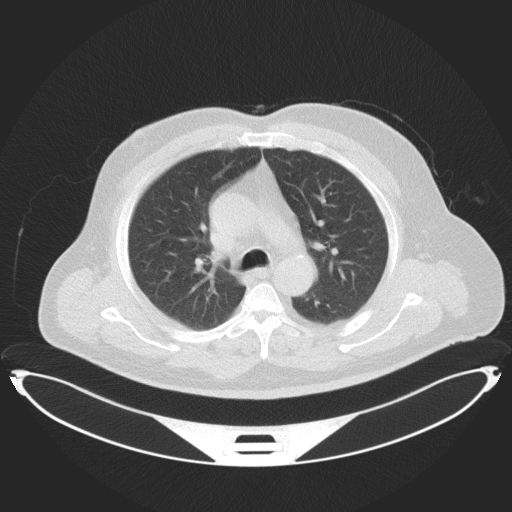
#> input picture Dataset/Raw/Normal case (129).jpg, 512 x 512 px, found by its file name; its folder holds only this picture in this run
$ python process2.py
#> lines starting #> are read from the running program, lines starting #| are printed output that depends on the picture; after the words box and inside, x2 and y2 are one past the last pixel; in counts of white or black regions, pixels touching at a corner belong together
#> further down, img is the input picture: shape (512, 512); min 37, max 255, mean 102.7
import os
import cv2
import numpy as np

# Set the input and output directories
input_dir = 'F:/DeepLearning/Dataset/Normal cases/Raw'
output_dir = 'F:/DeepLearning/Dataset/Normal cases/Processed2'

# Create the output directory if it doesn't exist
if not os.path.exists(output_dir):
    os.makedirs(output_dir)

def normalize(image):
    lung_range = (-1000, 400)
    image = np.clip(image, *lung_range)
    image = (image - lung_range[0]) / (lung_range[1] - lung_range[0])
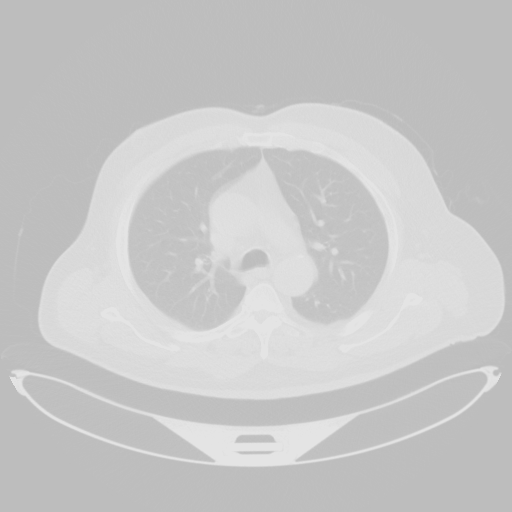
#> image: shape (512, 512) float64; min 0.741, max 0.896, mean 0.788
    image = (image * 255).astype(np.uint8)
    return image

# Loop over all files in the input directory
for filename in os.listdir(input_dir):
    # Check if the file is an image
    if filename.endswith(".jpg") or filename.endswith(".png"):
        # Load the image
        img_path = os.path.join(input_dir, filename)
        img = cv2.imread(img_path, cv2.IMREAD_GRAYSCALE)

        # Normalize the image
        normalized = normalize(img)

        # Enhance the quality of the image
        equalized = cv2.equalizeHist(normalized)
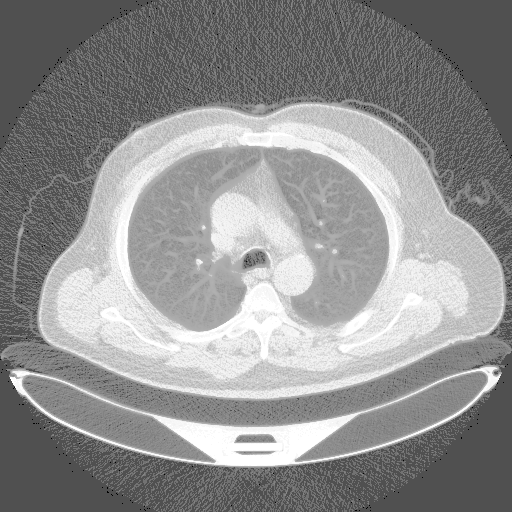
#> equalized: shape (512, 512); min 0, max 255, mean 144.3

        # Threshold to plot the lungs
        _, thresholded = cv2.threshold(equalized, 190, 255, cv2.THRESH_BINARY)
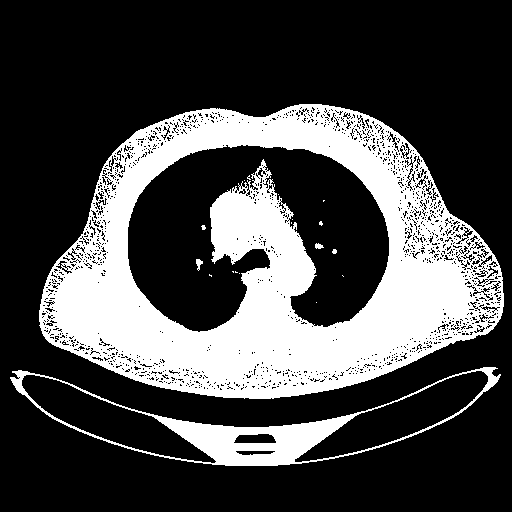
#> thresholded: shape (512, 512); 28% white; 21 white regions (16 under 20 px), largest, box (x1, y1, x2, y2) and area: (39, 104, 504, 399) 66390, (10, 367, 501, 466) 6951, (196, 259, 203, 271) 47, (315, 243, 324, 249) 37, (332, 249, 337, 254) 20

        # Morphological closing and opening
        kernel = cv2.getStructuringElement(cv2.MORPH_ELLIPSE, (5, 5))
        closed = cv2.morphologyEx(thresholded, cv2.MORPH_CLOSE, kernel)
#> closed: shape (512, 512); 30.4% white; 14 white regions (9 under 20 px), largest, box (x1, y1, x2, y2) and area: (39, 104, 504, 399) 72454, (10, 367, 501, 466) 7120, (196, 259, 203, 271) 50, (315, 243, 324, 249) 37, (332, 249, 337, 254) 20
        opened = cv2.morphologyEx(closed, cv2.MORPH_OPEN, kernel)
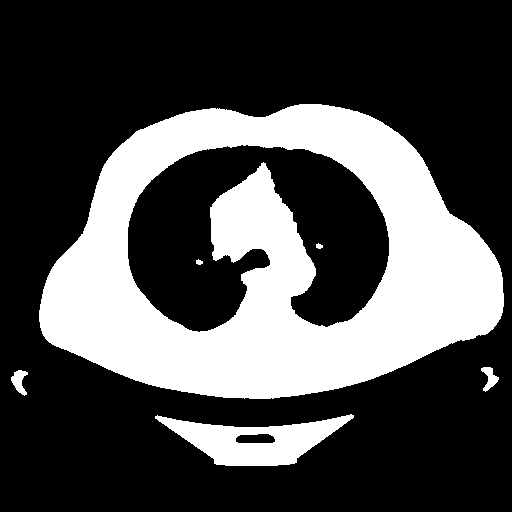
#> opened: shape (512, 512); 29.8% white; 6 white regions, box (x1, y1, x2, y2) and area: (39, 104, 504, 399) 72413, (155, 414, 354, 466) 5114, (11, 370, 28, 396) 243, (481, 367, 499, 392) 220, (316, 243, 323, 249) 30, (196, 259, 203, 265) 30

        # Remove small obstacles
        _, labels, stats, _ = cv2.connectedComponentsWithStats(opened)
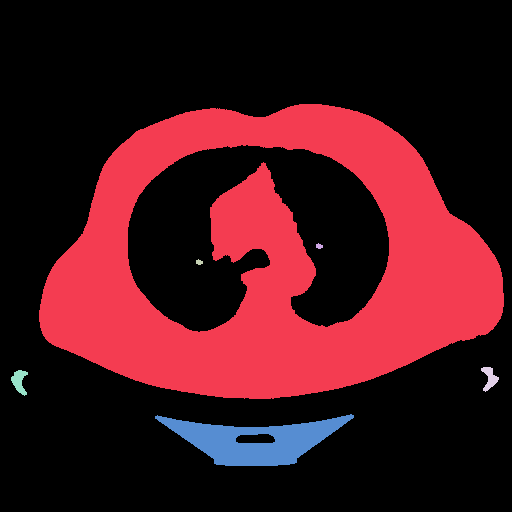
#> labels: shape (512, 512) int32; 7 distinct labels, from 0 to 6; one colour per label, 0 black
#> stats = [[0, 0, 512, 512, 184094], [39, 104, 465, 295, 72413], [316, 243, 7, 6, 30], [196, 259, 7, 6, 30], [481, 367, 18, 25, 220], [11, 370, 17, 26, 243], [155, 414, 199, 52, 5114]]
        sizes = stats[:, -1]
#> sizes = [184094, 72413, 30, 30, 220, 243, 5114]
        max_label = 1 + np.argmax(sizes[1:])
#> max_label = 1
        cleaned = np.zeros_like(opened)
        cleaned[labels == max_label] = 255

        # Find contours
        contours, hierarchy = cv2.findContours(cleaned, cv2.RETR_TREE, cv2.CHAIN_APPROX_SIMPLE)

        # Create a black mask image to draw contour on it
        mask = np.zeros_like(img)

        # Draw contours of the lungs on the mask image
        mask_contours = cv2.drawContours(mask, contours, -1, (255, 255, 255), cv2.FILLED)
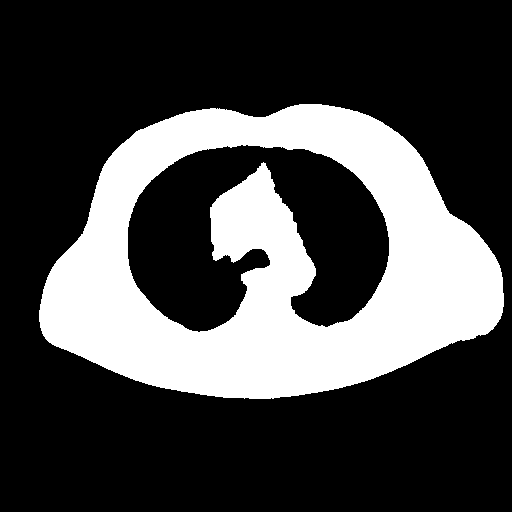
#> mask: shape (512, 512); 27.6% white; 1 white region

        # Find contours of the mask to plot only the lungs
        lung_contours, _ = cv2.findContours(mask_contours, cv2.RETR_EXTERNAL, cv2.CHAIN_APPROX_SIMPLE)

        # Create a copy of the input image to plot the lung
        lung_img = cv2.cvtColor(cv2.imread(img_path), cv2.COLOR_BGR2RGB)

        # Draw contours of the lungs on the copy of the input image
        cv2.drawContours(lung_img, lung_contours, -1, (0, 255, 0), 2)
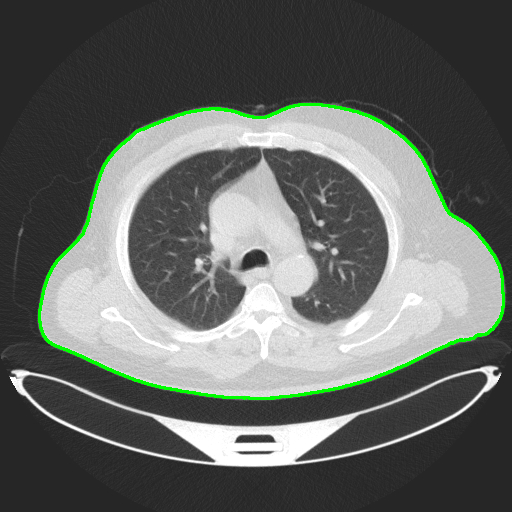
#> lung_img: shape (512, 512, 3); 1.61% of pixels changed, all inside (x1, y1, x2, y2) = (38, 103, 505, 400)

        # Save the output image with the same filename as the input image
        output_path = os.path.join(output_dir, filename.replace(".jpg", "") + "_mask.jpg")
        cv2.imwrite(output_path, lung_img)

$ run again, on Dataset/Raw/Normal case (151).jpg
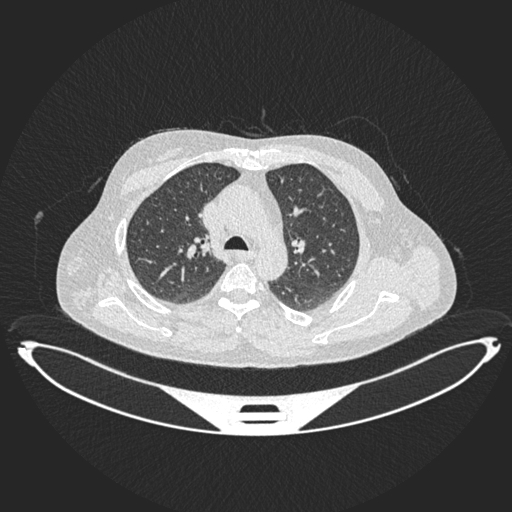
#> input picture Dataset/Raw/Normal case (151).jpg, 512 x 512 px, found by its file name
#> img is the input picture: shape (512, 512); min 37, max 255, mean 88.3
#> thresholded: shape (512, 512); 25.4% white; 193 white regions (174 under 20 px), largest, box (x1, y1, x2, y2) and area: (56, 128, 457, 369) 56222, (17, 336, 501, 436) 8517, (286, 227, 320, 278) 408
#> closed: shape (512, 512); 26% white; 112 white regions (96 under 20 px), largest, box (x1, y1, x2, y2) and area: (56, 128, 457, 369) 58332, (17, 336, 501, 436) 8634, (286, 196, 312, 219) 174
#> opened: shape (512, 512); 25% white; 22 white regions (7 under 20 px), largest, box (x1, y1, x2, y2) and area: (56, 128, 457, 369) 57622, (138, 378, 361, 436) 5482, (48, 377, 129, 417) 363
#> `_, labels, stats, _ = cv2.connectedComponentsWithStats(opened)`:
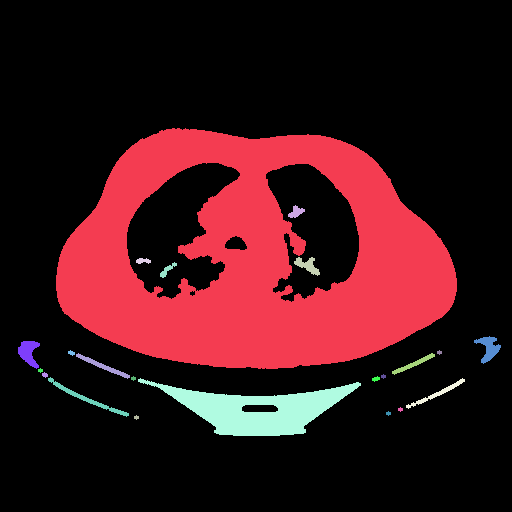
#> labels: shape (512, 512) int32; 23 distinct labels, from 0 to 22; one colour per label, 0 black
#> stats = 23 rows, first 6: [0, 0, 512, 512, 196572], [56, 128, 401, 241, 57622], [288, 205, 17, 13, 119], [294, 257, 26, 19, 226], [136, 258, 15, 6, 63], [160, 262, 17, 16, 93]
#> sizes = 23 values, max 196572 at index 0, min 17 at index 9, mean 11397.6
#> max_label = 1
#> mask: shape (512, 512); 22% white; 1 white region
#> `cv2.drawContours(lung_img, lung_contours, -1, (0, 255, 0), 2)`:
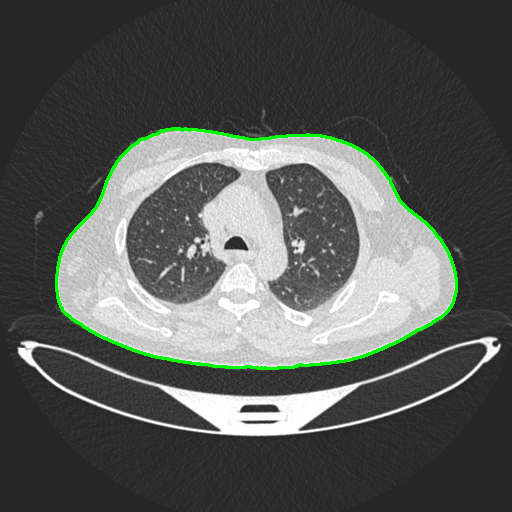
#> lung_img: shape (512, 512, 3); 1.36% of pixels changed, all inside (x1, y1, x2, y2) = (55, 127, 458, 370)

$ run again, on Dataset/Raw/Normal case (175).jpg
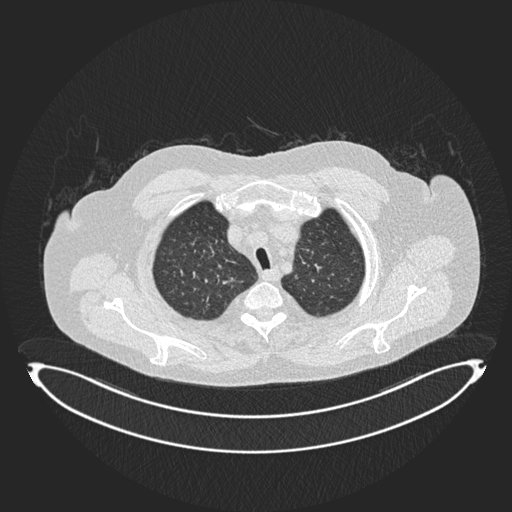
#> input picture Dataset/Raw/Normal case (175).jpg, 512 x 512 px, found by its file name
#> img is the input picture: shape (512, 512); min 37, max 255, mean 93.1
#> thresholded: shape (512, 512); 26.6% white; 10 white regions (8 under 20 px), largest, box (x1, y1, x2, y2) and area: (44, 141, 480, 386) 67260, (28, 360, 486, 453) 2520
#> closed: shape (512, 512); 27.6% white; 10 white regions (8 under 20 px), largest, box (x1, y1, x2, y2) and area: (44, 141, 480, 386) 69772, (28, 360, 486, 453) 2529
#> opened: shape (512, 512); 26.8% white; 3 white regions, box (x1, y1, x2, y2) and area: (44, 141, 479, 386) 69765, (467, 360, 484, 383) 188, (29, 363, 44, 386) 181
#> `_, labels, stats, _ = cv2.connectedComponentsWithStats(opened)`:
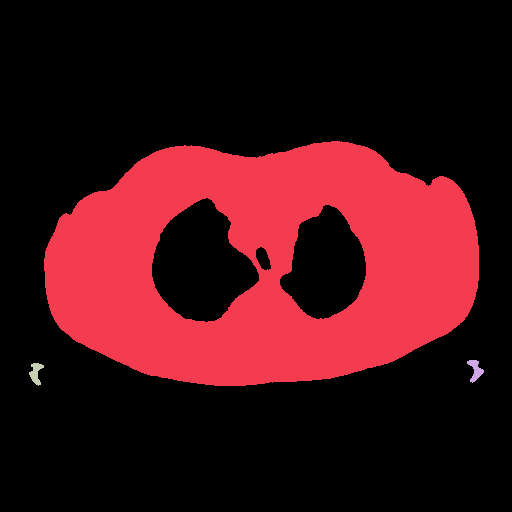
#> labels: shape (512, 512) int32; 4 distinct labels, from 0 to 3; one colour per label, 0 black
#> stats = [[0, 0, 512, 512, 192010], [44, 141, 435, 245, 69765], [467, 360, 17, 23, 188], [29, 363, 15, 23, 181]]
#> sizes = [192010, 69765, 188, 181]
#> max_label = 1
#> mask: shape (512, 512); 26.6% white; 1 white region
#> `cv2.drawContours(lung_img, lung_contours, -1, (0, 255, 0), 2)`:
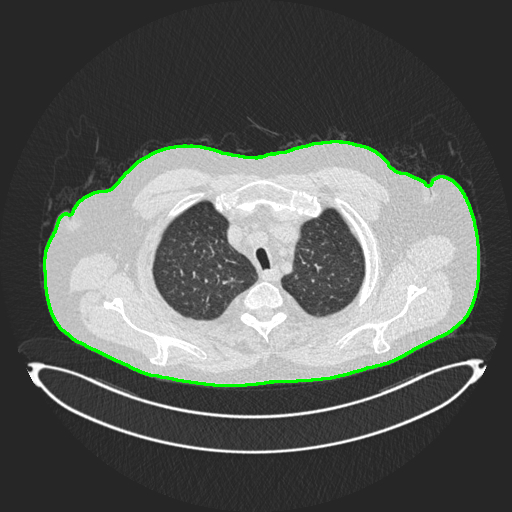
#> lung_img: shape (512, 512, 3); 1.48% of pixels changed, all inside (x1, y1, x2, y2) = (43, 140, 480, 387)
